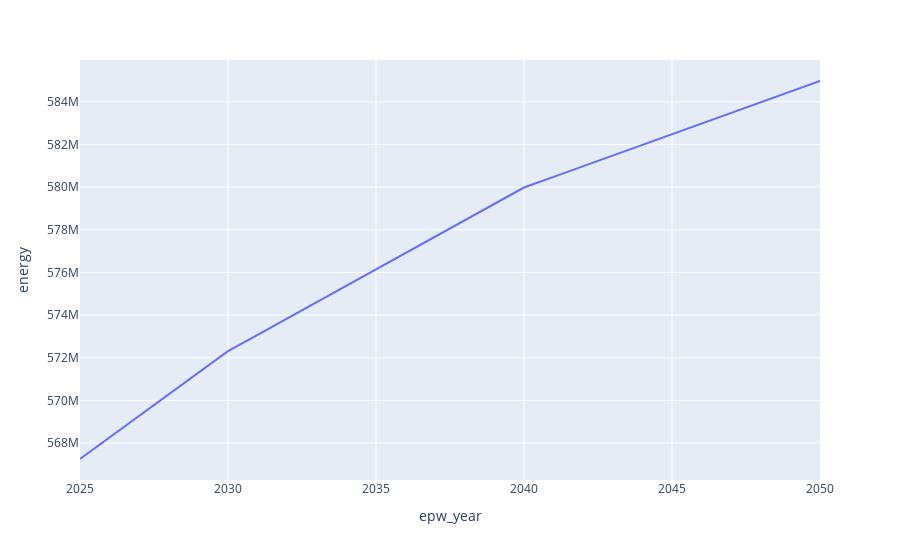
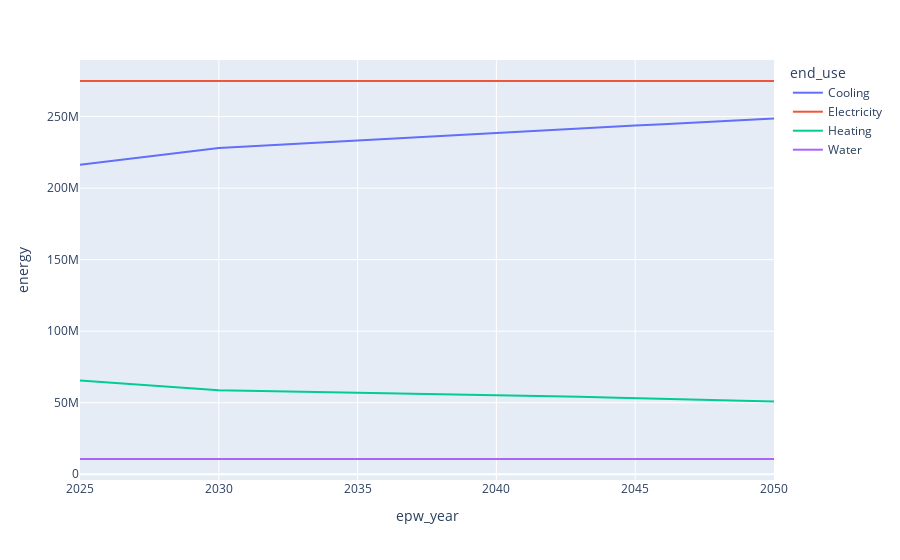

The code cell stored with these charts, in order, in its notebook:
### Code cell
df = s.scheduled_loads.groupby("epw_year").sum().T.groupby(level="end_use").sum().T
annual = pd.DataFrame(df.sum(axis=1), columns=["energy"]).reset_index()
fig = px.line(annual, x="epw_year", y="energy")
fig.show()
by_end_use = df.melt(ignore_index=False, var_name="end_use", value_name="energy").reset_index()
fig = px.line(by_end_use, x="epw_year", y="energy", color="end_use")
fig.show()

### Figure 1 — Plotly figure (JSON) as saved in the notebook; plotly's stock layout.template omitted (floating-point values rounded to 4 significant figures)
{"data": [{"hovertemplate": "epw_year=%{x}<br>energy=%{y}<extra></extra>", "legendgroup": "", "line": {"color": "#636efa", "dash": "solid"}, "marker": {"symbol": "circle"}, "mode": "lines", "name": "", "orientation": "v", "showlegend": false, "type": "scatter", "x": [2025, 2026, 2027, 2028, 2029, 2030, 2031, 2032, 2033, 2034, 2035, 2036, 2037, 2038, 2039, 2040, 2041, 2042, 2043, 2044, 2045, 2046, 2047, 2048, 2049, 2050], "xaxis": "x", "y": [567300000.0, 568300000.0, 569300000.0, 570300000.0, 571300000.0, 572300000.0, 573100000.0, 573800000.0, 574600000.0, 575400000.0, 576100000.0, 576900000.0, 577700000.0, 578400000.0, 579200000.0, 580000000.0, 580500000.0, 581000000.0, 581500000.0, 582000000.0, 582500000.0, 583000000.0, 583500000.0, 584000000.0, 584500000.0, 585000000.0], "yaxis": "y"}], "layout": {"legend": {"tracegroupgap": 0}, "margin": {"t": 60}, "xaxis": {"anchor": "y", "domain": [0, 1], "title": {"text": "epw_year"}}, "yaxis": {"anchor": "x", "domain": [0, 1], "title": {"text": "energy"}}}}

### Figure 2 — Plotly figure (JSON) as saved in the notebook; plotly's stock layout.template omitted (floating-point values rounded to 4 significant figures)
{"data": [{"hovertemplate": "end_use=Cooling<br>epw_year=%{x}<br>energy=%{y}<extra></extra>", "legendgroup": "Cooling", "line": {"color": "#636efa", "dash": "solid"}, "marker": {"symbol": "circle"}, "mode": "lines", "name": "Cooling", "orientation": "v", "showlegend": true, "type": "scatter", "x": [2025, 2026, 2027, 2028, 2029, 2030, 2031, 2032, 2033, 2034, 2035, 2036, 2037, 2038, 2039, 2040, 2041, 2042, 2043, 2044, 2045, 2046, 2047, 2048, 2049, 2050], "xaxis": "x", "y": [216200000.0, 218600000.0, 220900000.0, 223300000.0, 225700000.0, 228000000.0, 229100000.0, 230200000.0, 231300000.0, 232300000.0, 233400000.0, 234500000.0, 235600000.0, 236700000.0, 237700000.0, 238800000.0, 239800000.0, 240800000.0, 241800000.0, 242700000.0, 243700000.0, 244700000.0, 245700000.0, 246600000.0, 247600000.0, 248600000.0], "yaxis": "y"}, {"hovertemplate": "end_use=Electricity<br>epw_year=%{x}<br>energy=%{y}<extra></extra>", "legendgroup": "Electricity", "line": {"color": "#EF553B", "dash": "solid"}, "marker": {"symbol": "circle"}, "mode": "lines", "name": "Electricity", "orientation": "v", "showlegend": true, "type": "scatter", "x": [2025, 2026, 2027, 2028, 2029, 2030, 2031, 2032, 2033, 2034, 2035, 2036, 2037, 2038, 2039, 2040, 2041, 2042, 2043, 2044, 2045, 2046, 2047, 2048, 2049, 2050], "xaxis": "x", "y": [274900000.0, 274900000.0, 274900000.0, 274900000.0, 274900000.0, 274900000.0, 274900000.0, 274900000.0, 274900000.0, 274900000.0, 274900000.0, 274900000.0, 274900000.0, 274900000.0, 274900000.0, 274900000.0, 274900000.0, 274900000.0, 274900000.0, 274900000.0, 274900000.0, 274900000.0, 274900000.0, 274900000.0, 274900000.0, 274900000.0], "yaxis": "y"}, {"hovertemplate": "end_use=Heating<br>epw_year=%{x}<br>energy=%{y}<extra></extra>", "legendgroup": "Heating", "line": {"color": "#00cc96", "dash": "solid"}, "marker": {"symbol": "circle"}, "mode": "lines", "name": "Heating", "orientation": "v", "showlegend": true, "type": "scatter", "x": [2025, 2026, 2027, 2028, 2029, 2030, 2031, 2032, 2033, 2034, 2035, 2036, 2037, 2038, 2039, 2040, 2041, 2042, 2043, 2044, 2045, 2046, 2047, 2048, 2049, 2050], "xaxis": "x", "y": [65490000.0, 64150000.0, 62800000.0, 61460000.0, 60120000.0, 58770000.0, 58460000.0, 58140000.0, 57830000.0, 57510000.0, 57200000.0, 56880000.0, 56570000.0, 56250000.0, 55940000.0, 55630000.0, 55150000.0, 54670000.0, 54200000.0, 53720000.0, 53240000.0, 52770000.0, 52290000.0, 51810000.0, 51340000.0, 50860000.0], "yaxis": "y"}, {"hovertemplate": "end_use=Water<br>epw_year=%{x}<br>energy=%{y}<extra></extra>", "legendgroup": "Water", "line": {"color": "#ab63fa", "dash": "solid"}, "marker": {"symbol": "circle"}, "mode": "lines", "name": "Water", "orientation": "v", "showlegend": true, "type": "scatter", "x": [2025, 2026, 2027, 2028, 2029, 2030, 2031, 2032, 2033, 2034, 2035, 2036, 2037, 2038, 2039, 2040, 2041, 2042, 2043, 2044, 2045, 2046, 2047, 2048, 2049, 2050], "xaxis": "x", "y": [10670000.0, 10670000.0, 10670000.0, 10670000.0, 10670000.0, 10670000.0, 10670000.0, 10670000.0, 10670000.0, 10670000.0, 10670000.0, 10670000.0, 10670000.0, 10670000.0, 10670000.0, 10670000.0, 10670000.0, 10670000.0, 10670000.0, 10670000.0, 10670000.0, 10670000.0, 10670000.0, 10670000.0, 10670000.0, 10670000.0], "yaxis": "y"}], "layout": {"legend": {"title": {"text": "end_use"}, "tracegroupgap": 0}, "margin": {"t": 60}, "xaxis": {"anchor": "y", "domain": [0, 1], "title": {"text": "epw_year"}}, "yaxis": {"anchor": "x", "domain": [0, 1], "title": {"text": "energy"}}}}
